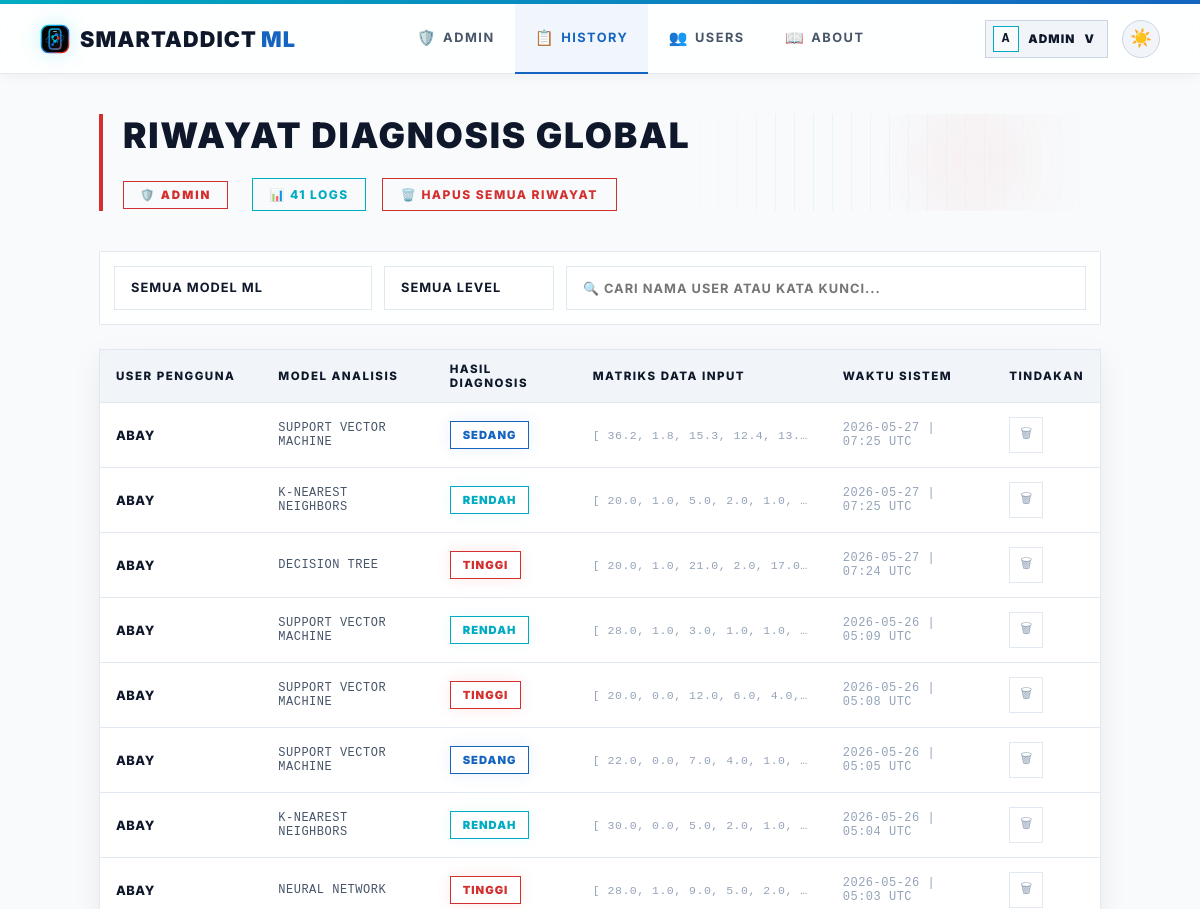
Before: /admin/history (signed in, upper part) with the older database file.
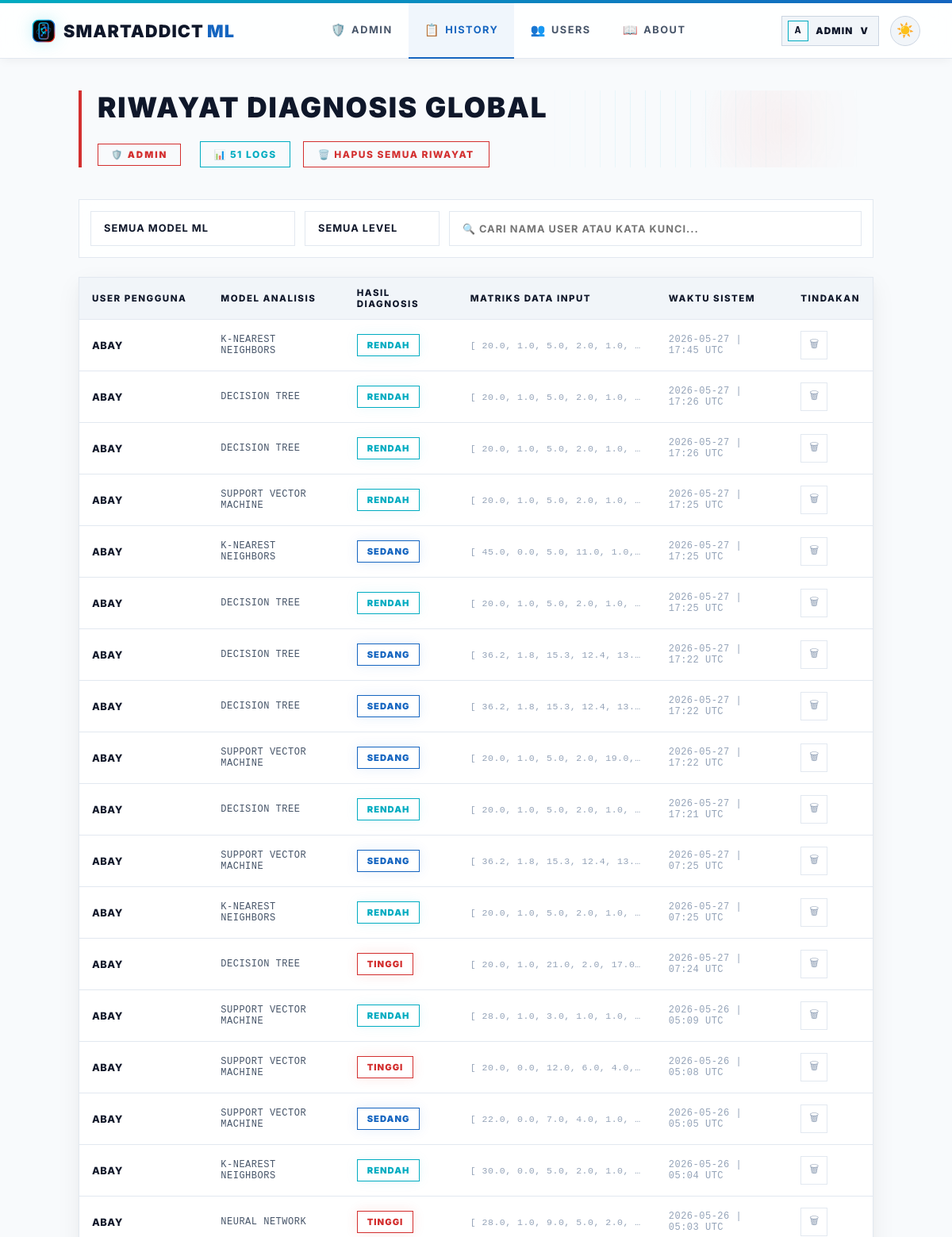
After: the same page with the newer database file.
### app.py (models this page shows, shortened)
class User(UserMixin, db.Model):
    id = db.Column(db.Integer, primary_key=True)
    username = db.Column(db.String(80), unique=True, nullable=False)
    password_hash = db.Column(db.String(200), nullable=False)
    role = db.Column(db.String(10), default='user')  # 'user' or 'admin'
    created_at = db.Column(db.DateTime, default=datetime.utcnow)
    predictions = db.relationship('Prediction', backref='user', lazy=True)
    @property
    def is_admin(self):
        return self.role == 'admin'

class Prediction(db.Model):
    id = db.Column(db.Integer, primary_key=True)
    user_id = db.Column(db.Integer, db.ForeignKey('user.id'), nullable=False)
    model_name = db.Column(db.String(50), nullable=False)
    input_values = db.Column(db.Text, nullable=False)  # JSON string
    result = db.Column(db.String(20), nullable=False)
    prediction_raw = db.Column(db.Integer, nullable=False)
    timestamp = db.Column(db.DateTime, default=datetime.utcnow)
    @property
    def input_list(self):
        return json.loads(self.input_values)

### app.py (the view)
@app.route("/admin/history")
@admin_required
def admin_history():
    all_preds = Prediction.query.order_by(Prediction.timestamp.desc()).all()
    return render_template("admin/all_history.html", predictions=all_preds, active_page='admin_history')

### app.py (called while the page is built)
@app.after_request
def add_no_cache(response):
    response.headers['Cache-Control'] = 'no-store, no-cache, must-revalidate, max-age=0'
    response.headers['Pragma'] = 'no-cache'
    response.headers['Expires'] = '0'
    return response

@login_manager.user_loader
def load_user(user_id):
    return User.query.get(int(user_id))

def admin_required(f):
    @wraps(f)
    @login_required
    def decorated(*args, **kwargs):
        if not current_user.is_admin:
            flash('Akses ditolak. Hanya admin yang bisa mengakses halaman ini.', 'error')
            return redirect(url_for('dashboard'))
        return f(*args, **kwargs)
    return decorated

### templates/admin/all_history.html (shortened to what this page needs)
{% extends "base.html" %}
{% block content %}
<main class="content">
    <div class="page-header">
        <div class="header-text">
            <h1>RIWAYAT DIAGNOSIS GLOBAL</h1>
        </div>
        <div class="header-actions">
            <span class="admin-badge" style="margin-right: 8px;">🛡️ ADMIN</span>
            <div class="count-badge">📊 <span id="vc">{{ predictions|length }}</span> LOGS</div>
            {% if predictions %}
            <form method="post" action="{{ url_for('admin_clear_all') }}" style="display:inline" onsubmit="return confirm('APAKAH ANDA YAKIN INGIN MENGHAPUS SELURUH LOG RIWAYAT DI SISTEM?')">
                <button type="submit" class="btn-danger">🗑️ HAPUS SEMUA RIWAYAT</button>
            </form>
            {% endif %}
        </div>
    </div>
    {% if predictions %}
    <div class="filter-bar">
        <select id="fM" onchange="af()">
            <option value="">SEMUA MODEL ML</option>
        </select>
        <select id="fL" onchange="af()">
            <option value="">SEMUA LEVEL</option>
        </select>
        <input type="text" id="fS" placeholder="🔍 CARI NAMA USER ATAU KATA KUNCI..." oninput="af()">
    </div>
    <div class="table-container">
        <table class="h-table">
            <thead>
                <tr>
                    <th>USER PENGGUNA</th>
                    <th>MODEL ANALISIS</th>
                    <th>HASIL DIAGNOSIS</th>
                    <th>MATRIKS DATA INPUT</th>
                    <th>WAKTU SISTEM</th>
                    <th>TINDAKAN</th>
                </tr>
            </thead>
            <tbody id="tb">
                {% for p in predictions %}
                <tr data-m="{{ p.model_name }}" data-l="{{ p.result }}" data-t="{{ p.user.username }} {{ p.model_name }} {{ p.result }}">
                    <td style="font-weight:800; color:var(--text-primary); text-transform: uppercase;">{{ p.user.username }}</td>
                    <td style="font-family: monospace; text-transform: uppercase; font-size: 0.75rem;">{{ p.model_name }}</td>
                    <td>
                        <span class="badge-sm {% if p.result == 'Rendah' %}r{% elif p.result == 'Sedang' %}s{% else %}t{% endif %}">
                            {{ p.result | upper }}
                        </span>
                    </td>
                    <td style="font-size:0.72rem; color:var(--text-muted); font-family:monospace; max-width:250px; overflow:hidden; text-overflow:ellipsis; white-space:nowrap" title="{{ p.input_list }}">
                        [
                        {% for val in p.input_list %}
                          {{ val | round(1) }}{% if not loop.last %}, {% endif %}
                        {% endfor %}
                    </td>
                    <td style="color:var(--text-muted); font-family: monospace; font-size:0.75rem">{{ p.timestamp.strftime('%Y-%m-%d | %H:%M UTC') }}</td>
                    <td>
                        <form method="post" action="{{ url_for('delete_prediction', pred_id=p.id) }}" onsubmit="return confirm('HAPUS LOG DIAGNOSIS INI?')">
                            <button class="del-btn" title="Hapus entry">🗑</button>
                        </form>
                    </td>
                </tr>
                {% endfor %}
            </tbody>
        </table>
    </div>
    {% else %}
    <div style="text-align:center; padding:64px; color:var(--text-muted); border: 1px dashed var(--border-card); text-transform: uppercase; letter-spacing: 1.5px; font-weight: 800;">
        📭 BELUM ADA REKAMAN LOG DIAGNOSIS DALAM SISTEM.
    </div>
    {% endif %}
</main>
{% endblock %}

### templates/base.html (shortened to what this page needs)
<!doctype html>
<html lang="id" data-theme="light">
<head>
</head>
<body>
    <div class="navbar-wrap">
        <nav class="navbar">
            <a href="{{ url_for('dashboard') }}" class="logo" style="text-decoration:none">
                <img class="logo-mark" src="{{ url_for('static', filename='img/smartaddict-logo.svg') }}" alt="" aria-hidden="true">
                <span>SmartAddict<span style="color:var(--m-blue-dark); font-weight: 900; margin-left: 4px;">ML</span></span>
            </a>
            <div class="nav-center">
                {% if current_user.is_authenticated and current_user.is_admin %}
                <a href="{{ url_for('admin_dashboard') }}" {% if active_page == 'admin_dashboard' %}class="active"{% endif %}><span class="nav-icon">🛡️</span>Admin</a>
                <a href="{{ url_for('admin_history') }}" {% if active_page == 'admin_history' %}class="active"{% endif %}><span class="nav-icon">📋</span>History</a>
                <a href="{{ url_for('admin_users') }}" {% if active_page == 'admin_users' %}class="active"{% endif %}><span class="nav-icon">👥</span>Users</a>
                <a href="{{ url_for('about') }}" {% if active_page == 'about' %}class="active"{% endif %}><span class="nav-icon">📖</span>About</a>
                {% else %}
                <a href="{{ url_for('dashboard') }}" {% if active_page == 'dashboard' %}class="active"{% endif %}><span class="nav-icon">📊</span>Dashboard</a>
                <a href="{{ url_for('about') }}" {% if active_page == 'about' %}class="active"{% endif %}><span class="nav-icon">📖</span>About</a>
                {% endif %}
            </div>
            <div class="nav-actions">
                {% if current_user.is_authenticated %}
                <div class="profile-menu" id="profileMenu">
                    <button type="button" class="profile-chip {% if active_page == 'profile' %}active{% endif %}" onclick="toggleProfileMenu(event)" aria-expanded="false" aria-controls="profileDropdown">
                        <span class="profile-chip-avatar">{{ current_user.username[0]|upper }}</span>
                        <span class="profile-chip-name">{{ current_user.username }}</span>
                        <span aria-hidden="true">v</span>
                    </button>
                </div>
                {% else %}
                <a href="{{ url_for('login') }}" class="btn-nav-login">Login</a>
                {% endif %}
                <button class="theme-toggle" id="themeToggle" onclick="toggleTheme()" title="Toggle tema">
                    <span id="themeIcon">🌙</span>
                </button>
            </div>
        </nav>
    </div>
    <div class="nav-spacer"></div>
    {% block content %}{% endblock %}
</body>
</html>

### templates/base.html (style rules this page uses)
*, *::before, *::after { box-sizing: border-box; margin: 0; padding: 0; }
:root, [data-theme="dark"] { --bg-primary: #050505; --bg-card: #0c0c0c; --bg-input: #121212; --border-card: #1f1f1f; --border-input: #292929; --text-primary: #ffffff; --text-secondary: #b3b3b3; --text-muted: #666666; --navbar-bg: rgba(5, 5, 5, 0.85); --navbar-border: #1f1f1f; --navbar-shadow: none; --m-blue-light: #00bcd4; --m-blue-dark: #1c69d4; --m-red: #e22718; --accent-cyan: #00bcd4; --accent-blue: #1c69d4; --accent-purple: #9c27b0; --accent-emerald: #34d399; --accent-rose: #e22718; --accent-amber: #fbbf24; --nav-active-bg: rgba(255, 255, 255, 0.05); --nav-active-glow: none; --card-shadow: 0 10px 30px rgba(0, 0, 0, 0.5); --text-logo-dark: #ffffff; }
[data-theme="light"] { --bg-primary: #f8fafc; --bg-card: #ffffff; --bg-input: #f1f5f9; --border-card: #e2e8f0; --border-input: #cbd5e1; --text-primary: #0f172a; --text-secondary: #475569; --text-muted: #94a3b8; --navbar-bg: rgba(255, 255, 255, 0.85); --navbar-border: #e2e8f0; --navbar-shadow: 0 4px 12px -2px rgba(0, 0, 0, 0.05); --m-blue-light: #00acc1; --m-blue-dark: #1565c0; --m-red: #d32f2f; --accent-cyan: #00acc1; --accent-blue: #1565c0; --accent-purple: #7b1fa2; --accent-emerald: #2e7d32; --accent-rose: #c2185b; --accent-amber: #f57c00; --nav-active-bg: rgba(21, 101, 192, 0.06); --nav-active-glow: none; --card-shadow: 0 10px 30px rgba(15, 23, 42, 0.06), 0 4px 10px rgba(15, 23, 42, 0.03); --text-logo-dark: #0f172a; }
body { font-family: 'Inter', system-ui, -apple-system, sans-serif; background: var(--bg-primary); color: var(--text-primary); min-height: 100vh; overflow-x: hidden; }
.navbar-wrap { position: fixed; top: 0; left: 0; right: 0; z-index: 50; width: 100%; }
.navbar { background: var(--navbar-bg); border-bottom: 1px solid var(--navbar-border); backdrop-filter: blur(16px); -webkit-backdrop-filter: blur(16px); box-shadow: var(--navbar-shadow); padding: 0 40px; height: 70px; display: flex; align-items: center; justify-content: space-between; }
.nav-spacer { height: 74px; }
.logo { font-family: 'Inter', sans-serif; font-size: 1.35rem; font-weight: 900; letter-spacing: 0.05em; text-transform: uppercase; color: var(--text-logo-dark); white-space: nowrap; user-select: none; display: inline-flex; align-items: center; gap: 10px; }
.logo-mark { width: 30px; height: 30px; display: block; filter: drop-shadow(0 0 10px rgba(0, 188, 212, 0.22)); }
.nav-center { display: flex; align-items: center; height: 100%; }
.nav-center a { padding: 0 20px; font-size: 0.8rem; font-weight: 700; color: var(--text-secondary); text-decoration: none; text-transform: uppercase; letter-spacing: 1.5px; height: 70px; display: inline-flex; align-items: center; transition: all 0.2s ease; border-bottom: 2px solid transparent; }
.nav-center a.active { color: var(--m-blue-dark); background: var(--nav-active-bg); border-bottom: 2px solid var(--m-blue-dark); }
.nav-center a .nav-icon { margin-right: 6px; font-size: 0.95rem; }
.nav-actions { display: flex; align-items: center; gap: 14px; }
.profile-menu { position: relative; }
.profile-chip { display: inline-flex; align-items: center; gap: 9px; height: 38px; padding: 0 12px 0 7px; border-radius: 0px; border: 1px solid var(--border-input); background: var(--bg-input); color: var(--text-primary); cursor: pointer; font-family: inherit; font-size: 0.74rem; font-weight: 900; letter-spacing: 1.1px; text-transform: uppercase; transition: all 0.25s ease; }
.profile-chip-avatar { width: 26px; height: 26px; display: inline-flex; align-items: center; justify-content: center; background: var(--bg-primary); border: 1px solid var(--m-blue-light); color: var(--text-primary); font-family: monospace; font-size: 0.8rem; font-weight: 900; }
.profile-chip-name { max-width: 120px; overflow: hidden; text-overflow: ellipsis; white-space: nowrap; }
.theme-toggle { display: inline-flex !important; align-items: center; justify-content: center; width: 38px; height: 38px; border-radius: 50%; background: var(--bg-input); border: 1px solid var(--border-input); color: var(--text-primary); cursor: pointer; transition: all 0.3s cubic-bezier(0.4, 0, 0.2, 1); outline: none; font-size: 1.1rem; }

Changed rows visible on the page:
added Prediction: user.username "ABAY", model_name "K-NEAREST NEIGHBORS", result "RENDAH", val "20.0" "1.0" "5.0" "2.0" "1.0", timestamp "2026-05-27 | 17:45 UTC"
added Prediction: user.username "ABAY", model_name "DECISION TREE", result "RENDAH", val "20.0" "1.0" "5.0" "2.0" "1.0", timestamp "2026-05-27 | 17:26 UTC"
added Prediction: user.username "ABAY", model_name "DECISION TREE", result "RENDAH", val "20.0" "1.0" "5.0" "2.0" "1.0", timestamp "2026-05-27 | 17:26 UTC"
added Prediction: user.username "ABAY", model_name "SUPPORT VECTOR MACHINE", result "RENDAH", val "20.0" "1.0" "5.0" "2.0" "1.0", timestamp "2026-05-27 | 17:25 UTC"
added Prediction: user.username "ABAY", model_name "K-NEAREST NEIGHBORS", result "SEDANG", val "45.0" "0.0" "5.0" "11.0" "1.0", timestamp "2026-05-27 | 17:25 UTC"
added Prediction: user.username "ABAY", model_name "DECISION TREE", result "RENDAH", val "20.0" "1.0" "5.0" "2.0" "1.0", timestamp "2026-05-27 | 17:25 UTC"
added Prediction: user.username "ABAY", model_name "DECISION TREE", result "SEDANG", val "36.2" "1.8" "15.3" "12.4" "13.…", timestamp "2026-05-27 | 17:22 UTC"
added Prediction: user.username "ABAY", model_name "DECISION TREE", result "SEDANG", val "36.2" "1.8" "15.3" "12.4" "13.…", timestamp "2026-05-27 | 17:22 UTC"
added Prediction: user.username "ABAY", model_name "SUPPORT VECTOR MACHINE", result "SEDANG", val "20.0" "1.0" "5.0" "2.0" "19.0", timestamp "2026-05-27 | 17:22 UTC"
added Prediction: user.username "ABAY", model_name "DECISION TREE", result "RENDAH", val "20.0" "1.0" "5.0" "2.0" "1.0", timestamp "2026-05-27 | 17:21 UTC"
Other visible differences:
{{ predictions|length }}: "41" → "51"
